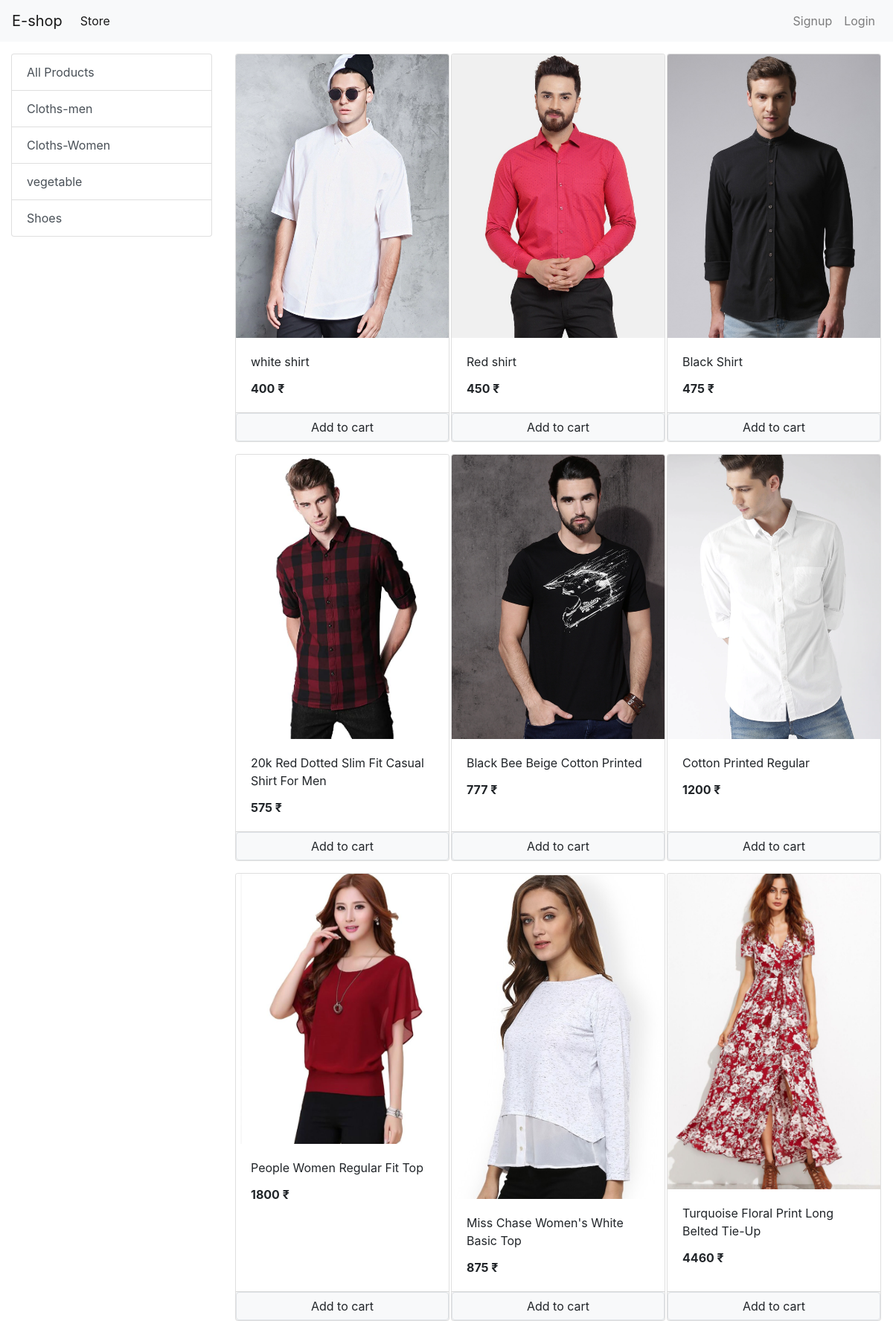
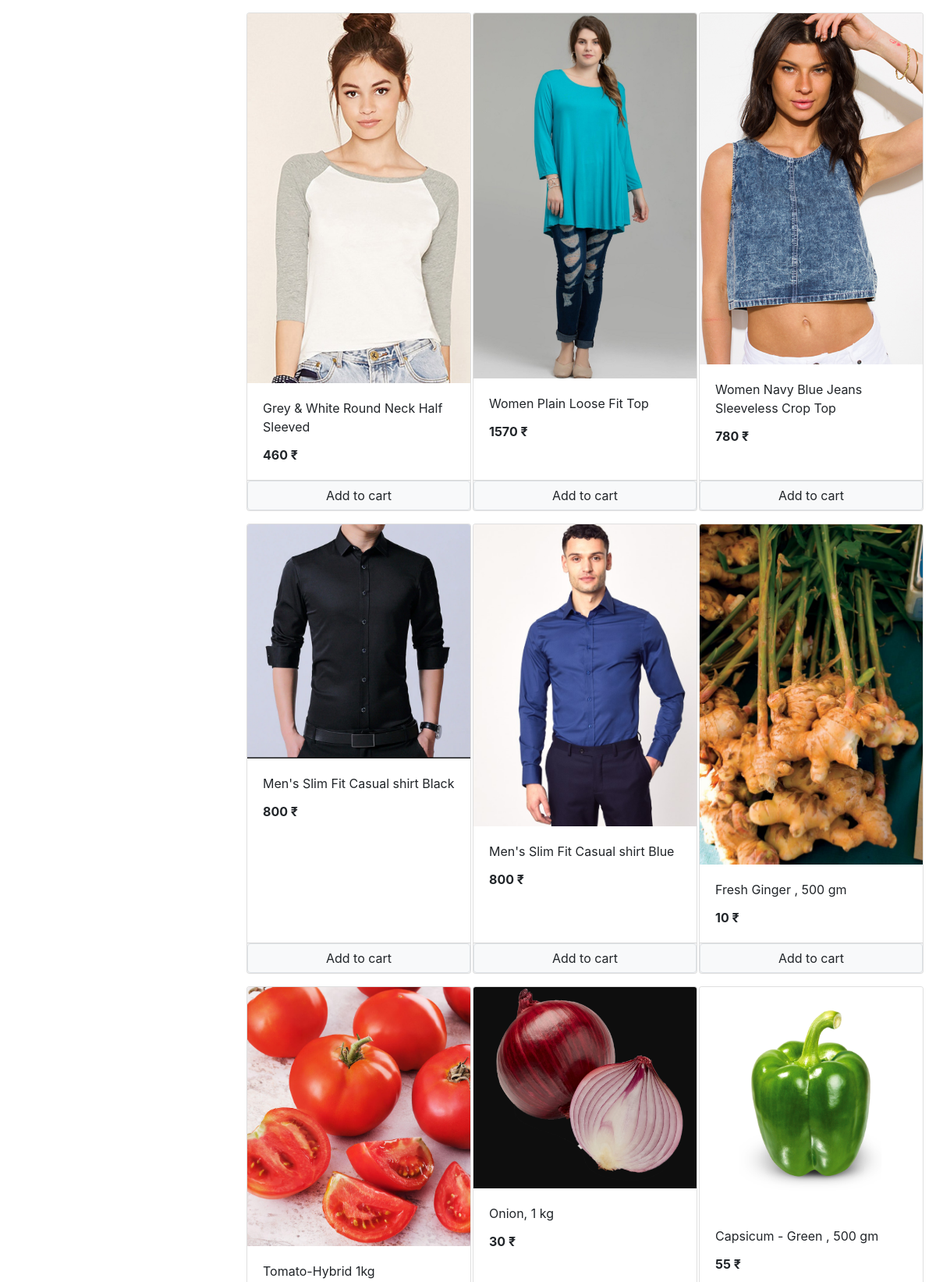
The page / (upper part) on the database its author committed (2 pictures, top to bottom).
### store/models/category.py (models this page shows, shortened)
class Category(models.Model):
    name = models.CharField(max_length=20)
    @staticmethod
    def get_all_categories():
        return Category.objects.all()

### store/models/product.py (models this page shows, shortened)
class Product(models.Model):
    name = models.CharField(max_length=50)
    price = models.IntegerField(default=0)
    category = models.ForeignKey(Category, on_delete=models.CASCADE, default=1)
    description = models.CharField(max_length=200, default='', null=True, blank=True)
    image = models.ImageField(upload_to='uploads/products/')
    @staticmethod
    def get_all_products():
        return Product.objects.all()

### store/views/home.py (the view, shortened to what this page needs)
# urls.py: path('', Home.as_view(), name='homepage'),
class Home(View):
    def get(self,request):
        cart = request.session.get('cart')
        if not cart:
            request.session.cart = {}
        products = None
        categories = Category.get_all_categories()
        category_id = request.GET.get('category')
        if category_id:
            products = Product.get_all_products_by_categoryid(category_id)
        else:
            products = Product.get_all_products()
        data = {}
        data['products'] = products
        data['categories'] = categories
        return render(request, 'home.html', data)

### store/templatetags/cart.py (called while the page is built)
@register.filter(name='is_in_cart')
def is_in_cart(product,cart):
    keys = cart.keys()
    for id in keys:
        if int(id) == product.id:
            return True
    return False

### store/templatetags/custom_filter.py (called while the page is built)
@register.filter(name='Currency')
def Currency(number):
    return str(number) +' ₹'

### store/templates/home.html (shortened to what this page needs)
{% extends 'base.html' %}
   {% block content %}
    {% load cart %}
{% load custom_filter %}
  <div class="container-fluid mt-3">
   <div class="row">
     <div class="col-lg-3 mx-auto">
       <div class="list-group">
         <a href="/" class="list-group-item list-group-item-action">All Products</a>
         {% for category in categories%}
           <a href="/?category={{category.id}}" class="list-group-item list-group-item-action">{{category.name}}</a>
         {% endfor %}
       </div>
     </div>
     <div id="products" class="col-lg-9 mx-auto">
        <div class="row mx-auto">
      {% for product in products%}
      <div class="card mx-auto mb-3" id="{{product.id}}" style="width: 18rem;">
        <img class="card-img-top" src="{{product.image.url}}" alt="Card image cap">
        <div class="card-body">
          <p class="card-title">{{product.name}}</p>
          <p class="card-text"><b>{{product.price|Currency}}</b></p>
        </div>
          <div class="card-footer p-0">
              {% if product|is_in_cart:request.session.cart%}
                  <div class="row no-gutters">
                     <form method="post" action="/#{{product.id}}" class="col-2">
                          {% csrf_token %}
                          <input type="text" hidden name="product" value="{{product.id}}">
                          <input type="text" hidden name="remove" value="True">
                          <input type="submit" value="-" class="btn-block btn btn-light">
                      </form>
                    <div class="text-center col ">
                       {{product|cart_quantity:request.session.cart}} in cart
                    </div>
                      <form method="post" action="/#{{product.id}}" class="col-2">
                          {% csrf_token %}
                          <input type="text" hidden name="product" value="{{product.id}}">
                          <input type="submit" value="+" class="btn-block btn btn-light">
                      </form>
                   </div>
              {% else %}
                    <form action="\#{{product.id}}" method="POST" class="btn-block">
                        <input type="submit"  value="Add to cart" class=" float-right btn btn-light border form-control">
                    </form>
              {% endif %}
          </div>
      </div>
      {% endfor %}
    </div>
     </div>
   </div>
  </div>
 {% endblock %}

### rows shown on the page
Category: name "Cloths-men"
Category: name "Cloths-Women"
Category: name "vegetable"
Category: name "Shoes"
Product: image (picture), name "white shirt", price|Currency "400 ₹"
Product: image (picture), name "Red shirt", price|Currency "450 ₹"
Product: image (picture), name "Black Shirt", price|Currency "475 ₹"
Product: image (picture), name "20k Red Dotted Slim Fit Casual Shirt For Men", price|Currency "575 ₹"
Product: image (picture), name "Black Bee Beige Cotton Printed", price|Currency "777 ₹"
Product: image (picture), name "Cotton Printed Regular", price|Currency "1200 ₹"
Product: image (picture), name "People Women Regular Fit Top", price|Currency "1800 ₹"
Product: image (picture), name "Miss Chase Women's White Basic Top", price|Currency "875 ₹"
Product: image (picture), name "Turquoise Floral Print Long Belted Tie-Up", price|Currency "4460 ₹"
Product: image (picture), name "Grey & White Round Neck Half Sleeved", price|Currency "460 ₹"
Product: image (picture), name "Women Plain Loose Fit Top", price|Currency "1570 ₹"
Product: image (picture), name "Women Navy Blue Jeans Sleeveless Crop Top", price|Currency "780 ₹"
Product: image (picture), name "Men's Slim Fit Casual shirt Black", price|Currency "800 ₹"
Product: image (picture), name "Men's Slim Fit Casual shirt Blue", price|Currency "800 ₹"
Product: {{ product.id }} 18 (drawn), image (picture), name "Fresh Ginger , 500 gm", price|Currency "10 ₹"
Product: image (picture), name "Tomato-Hybrid 1kg"
Product: image (picture), name "Onion, 1 kg", price|Currency "30 ₹"
Product: image (picture), name "Capsicum - Green , 500 gm", price|Currency "55 ₹"
